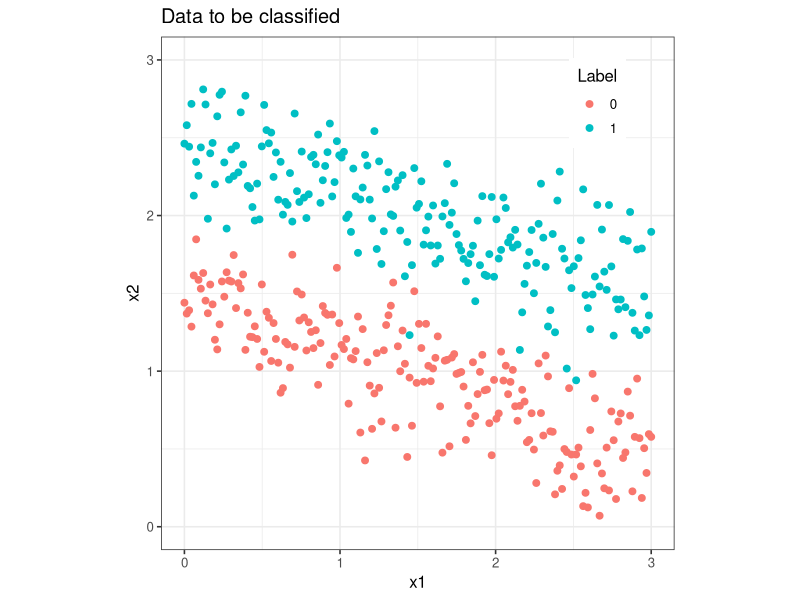
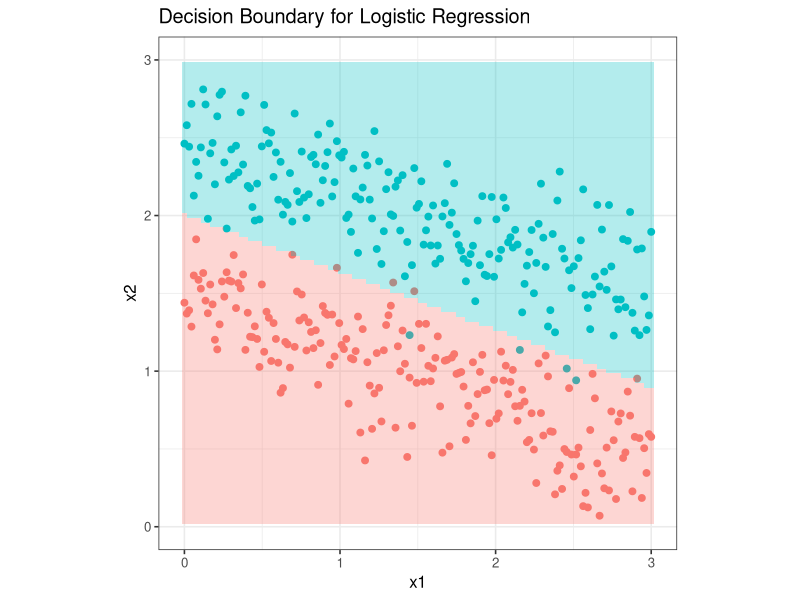

Write R code to recreate these figures, in order.
## ---- chunk 1
library(ggplot2)
library(dplyr)

#sigmoid function, inverse of logit
sigmoid <- function(z){1/(1+exp(-z))}

#cost function
cost <- function(theta, X, y){
  m <- length(y) # number of training examples
  h <- sigmoid(X %*% theta)
  J <- (t(-y)%*%log(h)-t(1-y)%*%log(1-h))/m
  J
}

#gradient function
grad <- function(theta, X, y){
  m <- length(y) 
  
  h <- sigmoid(X%*%theta)
  grad <- (t(X)%*%(h - y))/m
  grad
}
## ---- chunk 2
logisticReg <- function(X, y){
  #remove NA rows
  X <- na.omit(X)
  y <- na.omit(y)
  #add bias term and convert to matrix
  X <- mutate(X, bias =1)
  #move the bias column to col1
  X <- as.matrix(X[, c(ncol(X), 1:(ncol(X)-1))])
  y <- as.matrix(y)
  #initialize theta
  theta <- matrix(rep(0, ncol(X)), nrow = ncol(X))
  #use the optim function to perform gradient descent
  costOpti <- optim(theta, fn = cost, gr = grad, X = X, y = y)
  #return coefficients
  return(costOpti$par)
}
## ---- chunk 3
# probability of getting 1
logisticProb <- function(theta, X){
  X <- na.omit(X)
  #add bias term and convert to matrix
  X <- mutate(X, bias =1)
  X <- as.matrix(X[,c(ncol(X), 1:(ncol(X)-1))])
  return(sigmoid(X%*%theta))
}

# y prediction
logisticPred <- function(prob){
  return(round(prob, 0))
}
## ---- chunk 4
N <- 200 # number of points per class
D <- 2 # dimensionality, we use 2D data for easy visulization
K <- 2 # number of classes, binary for logistic regression
X <- data.frame() # data matrix (each row = single example, can view as xy coordinates)
y <- data.frame() # class labels

set.seed(56)

for (j in (1:K)){
  # t, m are parameters of parametric equations x1, x2
  t <- seq(0,1,length.out = N) 
  # add randomness 
  m <- rnorm(N, j+0.5, 0.25) 
  Xtemp <- data.frame(x1 = 3*t , x2 = m - t) 
  ytemp <- data.frame(matrix(j-1, N, 1))
  X <- rbind(X, Xtemp)
  y <- rbind(y, ytemp)
}

# combine the data
data <- cbind(X,y)
colnames(data) <- c(colnames(X), 'label')

# visualize the data:
ggplot(data) + geom_point(aes(x=x1, y=x2, color = as.character(label)), size = 2) + 
  scale_colour_discrete(name  ="Label") + 
  ylim(0, 3) + coord_fixed(ratio = 1) +
  ggtitle('Data to be classified') +
  theme_bw(base_size = 12) +
  theme(legend.position=c(0.85, 0.87))
## ---- chunk 5
# training
theta <- logisticReg(X, y)

# generate a grid for decision boundary, this is the test set
grid <- expand.grid(seq(0, 3, length.out = 100), seq(0, 3, length.out = 100))
# predict the probability
probZ <- logisticProb(theta, grid)
# predict the label
Z <- logisticPred(probZ)
gridPred = cbind(grid, Z)
## ---- chunk 6
# decision boundary visualization
ggplot() +   
  geom_point(data = data, aes(x=x1, y=x2, color = as.character(label)), size = 2, show.legend = F) + 
  geom_tile(data = gridPred, aes(x = grid[, 1],y = grid[, 2], fill=as.character(Z)), 
            alpha = 0.3, show.legend = F) + ylim(0, 3) +
  ggtitle('Decision Boundary for Logistic Regression') +
  coord_fixed(ratio = 1) +
  theme_bw(base_size = 12) 
